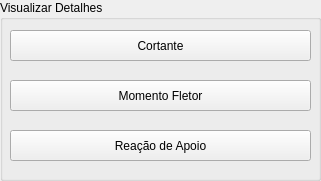
      <widget class="QGroupBox" name="groupBox_5">
       <property name="geometry">
        <rect>
         <x>660</x>
         <y>1060</y>
         <width>321</width>
         <height>181</height>
        </rect>
       </property>
       <property name="title">
        <string>Visualizar Detalhes</string>
       </property>
       <widget class="QPushButton" name="botao_cortante">
        <property name="geometry">
         <rect>
          <x>10</x>
          <y>30</y>
          <width>301</width>
          <height>31</height>
         </rect>
        </property>
        <property name="font">
         <font>
          <pointsize>9</pointsize>
          <bold>false</bold>
         </font>
        </property>
        <property name="text">
         <string>Cortante</string>
        </property>
        <property name="autoDefault">
         <bool>false</bool>
        </property>
       </widget>
       <widget class="QPushButton" name="botao_momento">
        <property name="geometry">
         <rect>
          <x>10</x>
          <y>80</y>
          <width>301</width>
          <height>31</height>
         </rect>
        </property>
        <property name="font">
         <font>
          <pointsize>9</pointsize>
          <bold>false</bold>
         </font>
        </property>
        <property name="text">
         <string>Momento Fletor</string>
        </property>
        <property name="autoDefault">
         <bool>false</bool>
        </property>
       </widget>
       <widget class="QPushButton" name="botao_reacoes">
        <property name="geometry">
         <rect>
          <x>10</x>
          <y>130</y>
          <width>301</width>
          <height>31</height>
         </rect>
        </property>
        <property name="font">
         <font>
          <pointsize>9</pointsize>
          <bold>false</bold>
         </font>
        </property>
        <property name="text">
         <string>Reação de Apoio</string>
        </property>
        <property name="autoDefault">
         <bool>false</bool>
        </property>
       </widget>
      </widget>
